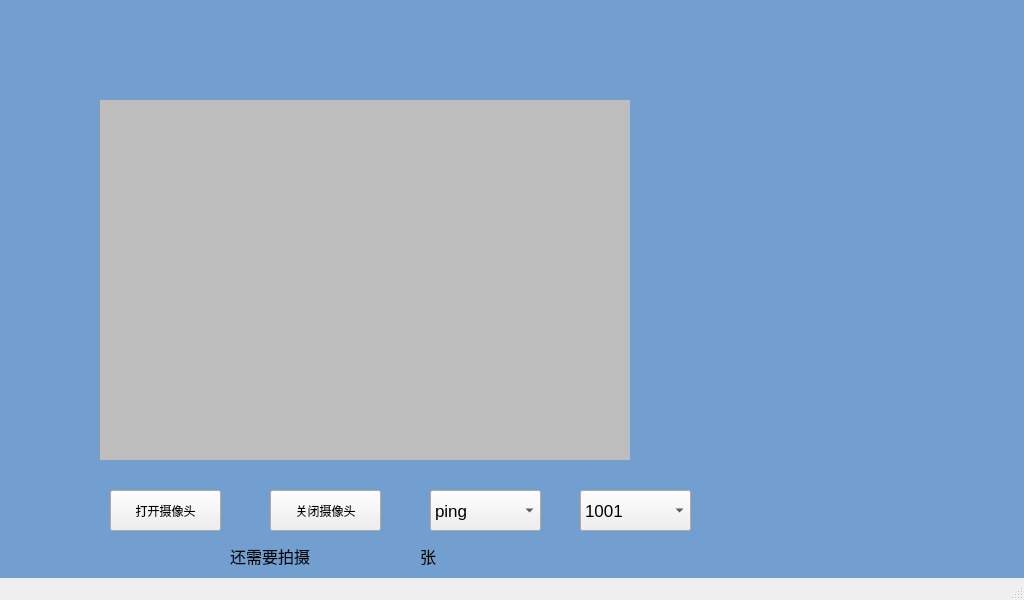
<?xml version="1.0" encoding="UTF-8"?>
<ui version="4.0">
 <class>MainWindow</class>
 <widget class="QMainWindow" name="MainWindow">
  <property name="geometry">
   <rect>
    <x>0</x>
    <y>0</y>
    <width>1024</width>
    <height>600</height>
   </rect>
  </property>
  <property name="windowTitle">
   <string>MainWindow</string>
  </property>
  <widget class="QWidget" name="centralWidget">
   <widget class="QLabel" name="label">
    <property name="geometry">
     <rect>
      <x>0</x>
      <y>0</y>
      <width>1024</width>
      <height>600</height>
     </rect>
    </property>
    <property name="font">
     <font>
      <pointsize>12</pointsize>
     </font>
    </property>
    <property name="styleSheet">
     <string notr="true">background-color: rgb(114, 159, 207);
background-image: url(:/new/prefix1/menu5.jpg);</string>
    </property>
    <property name="text">
     <string/>
    </property>
   </widget>
   <widget class="QLabel" name="hm_label">
    <property name="geometry">
     <rect>
      <x>740</x>
      <y>70</y>
      <width>191</width>
      <height>61</height>
     </rect>
    </property>
    <property name="font">
     <font>
      <pointsize>30</pointsize>
     </font>
    </property>
    <property name="text">
     <string/>
    </property>
   </widget>
   <widget class="QLabel" name="ymd_label">
    <property name="geometry">
     <rect>
      <x>780</x>
      <y>130</y>
      <width>161</width>
      <height>61</height>
     </rect>
    </property>
    <property name="font">
     <font>
      <pointsize>16</pointsize>
     </font>
    </property>
    <property name="text">
     <string/>
    </property>
   </widget>
   <widget class="QLabel" name="open_lable">
    <property name="geometry">
     <rect>
      <x>100</x>
      <y>100</y>
      <width>530</width>
      <height>360</height>
     </rect>
    </property>
    <property name="styleSheet">
     <string notr="true">
background-color: rgb(189, 189, 189);</string>
    </property>
    <property name="text">
     <string/>
    </property>
   </widget>
   <widget class="QPushButton" name="pushButton">
    <property name="geometry">
     <rect>
      <x>110</x>
      <y>490</y>
      <width>111</width>
      <height>41</height>
     </rect>
    </property>
    <property name="text">
     <string>打开摄像头</string>
    </property>
   </widget>
   <widget class="QPushButton" name="pushButton_2">
    <property name="geometry">
     <rect>
      <x>270</x>
      <y>490</y>
      <width>111</width>
      <height>41</height>
     </rect>
    </property>
    <property name="text">
     <string>关闭摄像头</string>
    </property>
   </widget>
   <widget class="QLabel" name="label_2">
    <property name="geometry">
     <rect>
      <x>230</x>
      <y>540</y>
      <width>91</width>
      <height>31</height>
     </rect>
    </property>
    <property name="font">
     <font>
      <pointsize>12</pointsize>
     </font>
    </property>
    <property name="text">
     <string>还需要拍摄</string>
    </property>
   </widget>
   <widget class="QLabel" name="label_3">
    <property name="geometry">
     <rect>
      <x>420</x>
      <y>540</y>
      <width>31</width>
      <height>31</height>
     </rect>
    </property>
    <property name="font">
     <font>
      <pointsize>12</pointsize>
     </font>
    </property>
    <property name="text">
     <string>张</string>
    </property>
   </widget>
   <widget class="QLabel" name="temp_label">
    <property name="geometry">
     <rect>
      <x>340</x>
      <y>540</y>
      <width>61</width>
      <height>31</height>
     </rect>
    </property>
    <property name="font">
     <font>
      <pointsize>12</pointsize>
     </font>
    </property>
    <property name="text">
     <string/>
    </property>
   </widget>
   <widget class="QComboBox" name="comboBox_name">
    <property name="geometry">
     <rect>
      <x>430</x>
      <y>490</y>
      <width>111</width>
      <height>41</height>
     </rect>
    </property>
    <property name="font">
     <font>
      <pointsize>13</pointsize>
     </font>
    </property>
    <item>
     <property name="text">
      <string>ping</string>
     </property>
    </item>
    <item>
     <property name="text">
      <string>liyifeng</string>
     </property>
    </item>
    <item>
     <property name="text">
      <string>眯</string>
     </property>
    </item>
    <item>
     <property name="text">
      <string>杭</string>
     </property>
    </item>
    <item>
     <property name="text">
      <string>涛</string>
     </property>
    </item>
    <item>
     <property name="text">
      <string>爸</string>
     </property>
    </item>
    <item>
     <property name="text">
      <string>妈</string>
     </property>
    </item>
   </widget>
   <widget class="QPushButton" name="rec_button">
    <property name="geometry">
     <rect>
      <x>950</x>
      <y>20</y>
      <width>51</width>
      <height>41</height>
     </rect>
    </property>
    <property name="text">
     <string/>
    </property>
    <property name="flat">
     <bool>true</bool>
    </property>
   </widget>
   <widget class="QComboBox" name="comboBox_id">
    <property name="geometry">
     <rect>
      <x>580</x>
      <y>490</y>
      <width>111</width>
      <height>41</height>
     </rect>
    </property>
    <property name="font">
     <font>
      <pointsize>13</pointsize>
     </font>
    </property>
    <item>
     <property name="text">
      <string>1001</string>
     </property>
    </item>
    <item>
     <property name="text">
      <string>1002</string>
     </property>
    </item>
    <item>
     <property name="text">
      <string>1003</string>
     </property>
    </item>
    <item>
     <property name="text">
      <string>1004</string>
     </property>
    </item>
   </widget>
  </widget>
  <widget class="QStatusBar" name="statusBar"/>
 </widget>
 <layoutdefault spacing="6" margin="11"/>
 <resources/>
 <connections/>
</ui>
